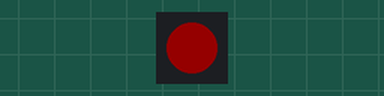
Recording of a sketch running on a simulated ESP32-C3. On the bench: 1 RGB LEDs in strip order, left to right. Dim RGB values are drawn brighter than linear.

Above: at 0.15 s.
At 2.57 s:
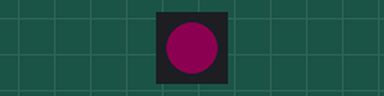
At 6.2 s:
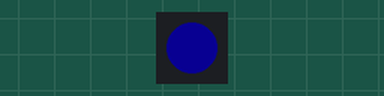
At 12.25 s:
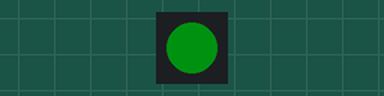
Timing chart, 0 to 12.6 s (numbered marks = the images above):
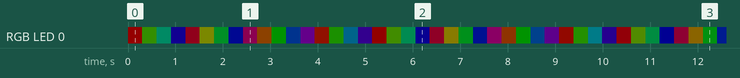

The sketch:

RGB_Built-In_LED.ino
```cpp
//Original example was found at: https://www.youtube.com/watch?v=ngW9YNzQnNw
//Original Library can be downloaded from here: https://www.arduino.cc/reference/en/libraries/freenove-ws2812-lib-for-esp32/

#include "Freenove_WS2812_Lib_for_ESP32.h"

#define LEDS_COUNT  1
#define LEDS_PIN	8
#define CHANNEL		0

Freenove_ESP32_WS2812 strip = Freenove_ESP32_WS2812(LEDS_COUNT, LEDS_PIN, CHANNEL, TYPE_GRB);

void setup() {
  strip.begin();
  strip.setBrightness(20);
}

void loop() {
  for (int j = 0; j < 255; j += 2) {
    for (int i = 0; i < LEDS_COUNT; i++) {
      strip.setLedColorData(i, strip.Wheel((i * 256 / LEDS_COUNT + j) & 255));
    }
    strip.show();
    delay(10);
  }
}
```

Measured:
- by itself, RGB LED 0: off → RGB(20, 0, 0) at 0.00 s, → RGB(5, 14, 0) 0.30 s later, → RGB(0, 11, 8) 0.30 s later, → RGB(2, 0, 17) 0.30 s later, … (133 changes in this stretch)
- by itself, everything shown: repeats every 19.4 s, in 64 steps
